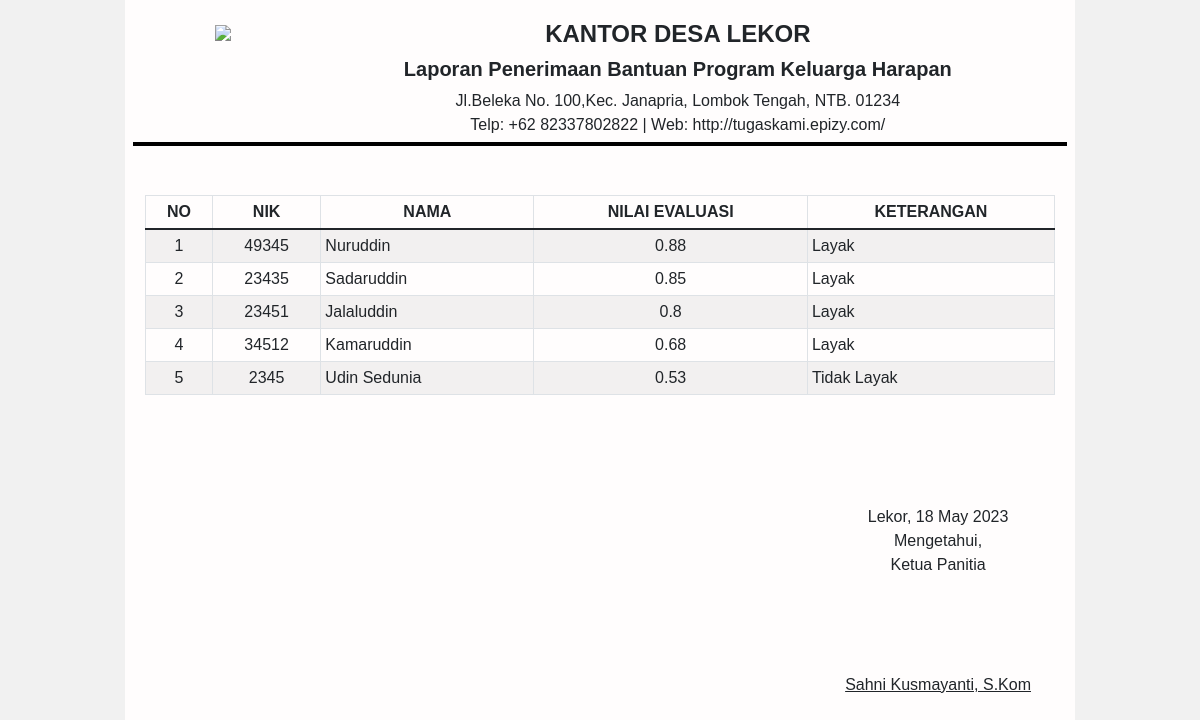
/dashboard/laporan/, run on the app's committed database.
### SPK/models.py (models this page shows, shortened)
class Rengking(models.Model):
    alternatif = models.ForeignKey(Alternatif, on_delete=models.CASCADE)
    rumah = models.CharField(max_length=50)
    penghasilan = models.CharField(max_length=50)
    bumil_bunsui = models.CharField(max_length=50)
    lansia = models.CharField(max_length=50)
    anak_sekolah = models.CharField(max_length=50)
    total_nilai = models.FloatField(null=True)
    ket = models.CharField(max_length=50)

class Alternatif(models.Model):
    simbol          = models.CharField(max_length=50, unique=True)
    nik             = models.IntegerField()
    nama_alternatif = models.CharField(max_length=50, unique=True)
    alamat          = models.TextField()

### SPK/views.py (the view)
# urls.py: path('laporan/', views.print_laporan, name='print'),
def print_laporan(request):
    tanggal = date.today().strftime("%d %B %Y")
    context = {
        'rengking_data': Rengking.objects.all().order_by('-total_nilai'),
        'tanggal': tanggal,
    }
    return render(request, 'laporan.html', context)

### templates/laporan.html (shortened to what this page needs)
{%load static%}
<!DOCTYPE html>
<html>
<head>
    <link href="https://cdn.jsdelivr.net/npm/bootstrap@5.1.3/dist/css/bootstrap.min.css" rel="stylesheet">
</head>
<body style="background-color: rgb(241, 241, 241);">
    <div class="letter-container">
        <div class="letter-header">
            <div class="row">
                <div class="col-2">
                    <img src="{%static 'img/loteng.png'%}" class="logo ms-4">
                </div>
                <div class="col-10">
                    <h4 class="fw-bold">KANTOR DESA LEKOR</h4>
                    <h5 class="fw-bold">Laporan Penerimaan Bantuan Program Keluarga Harapan</h5>
                    <p style="margin: 0 ; padding: 0;">Jl.Beleka No. 100,Kec. Janapria, Lombok Tengah, NTB. 01234</p>
                    <p style="margin: 0 ; padding: 0;">Telp: +62 82337802822 | Web: http://tugaskami.epizy.com/</p>
                </div>
                <div class="dashed-line"></div>
            </div>
        </div>
        <div class="letter-content">
            <br>
            <table class="table table-sm table-bordered table-striped">
                <thead class="text-center">
                    <tr>
                        <th>NO</th>
                        <th>NIK</th>
                        <th>NAMA</th>
                        <th>NILAI EVALUASI</th>
                        <th>KETERANGAN</th>
                    </tr>
                </thead>
                <tbody>
                    {% for reng in rengking_data %}
                    <tr>
                        <td class="text-center">{{ forloop.counter }}</td>
                        <td class="text-center">{{ reng.alternatif.nik  }}</td>
                        <td>{{ reng.alternatif.nama_alternatif }}</td>
                        <td class="text-center">{{ reng.total_nilai }}</td>
                        <td>{{ reng.ket  }}</td>
                    </tr>
                {% endfor %}
                </tbody>
            </table>
            <div class="signature text-end pe-4" style="margin-top: 110px;">
                <div class="text-center" style="display: inline-block;">
                    <div class="text-center mb-5" style="display: inline-block;">
                        Lekor, {{ tanggal }}
                        <br>
                        Mengetahui,<br>
                        Ketua Panitia
                    </div>
                    <p class="mt-5"><u>Sahni Kusmayanti, S.Kom</u></p>
                </div>
            </div>
        </div>
    </div>
</body>
</html>

### templates/laporan.html (style rules this page uses)
body { font-family: Arial, sans-serif; }
.letter-container { max-width: 950px; margin: 0 auto; padding: 20px; background-color: #fffdfd; }
.logo { width: 90px; height: auto; }
.letter-header { text-align: center; margin-bottom: 20px; }
.letter-content { margin-bottom: 40px; }
.dashed-line { border-bottom: 4px solid #000; margin-top: 5px; margin-bottom: 5px; }

### data on the page
Rengking: alternatif.nik "49345", alternatif.nama_alternatif "Nuruddin", total_nilai "0.88", ket "Layak"
Rengking: alternatif.nik "23435", alternatif.nama_alternatif "Sadaruddin", total_nilai "0.85", ket "Layak"
Rengking: alternatif.nik "23451", alternatif.nama_alternatif "Jalaluddin", total_nilai "0.8", ket "Layak"
Rengking: alternatif.nik "34512", alternatif.nama_alternatif "Kamaruddin", total_nilai "0.68", ket "Layak"
Rengking: alternatif.nik "2345", alternatif.nama_alternatif "Udin Sedunia", total_nilai "0.53", ket "Tidak Layak"
